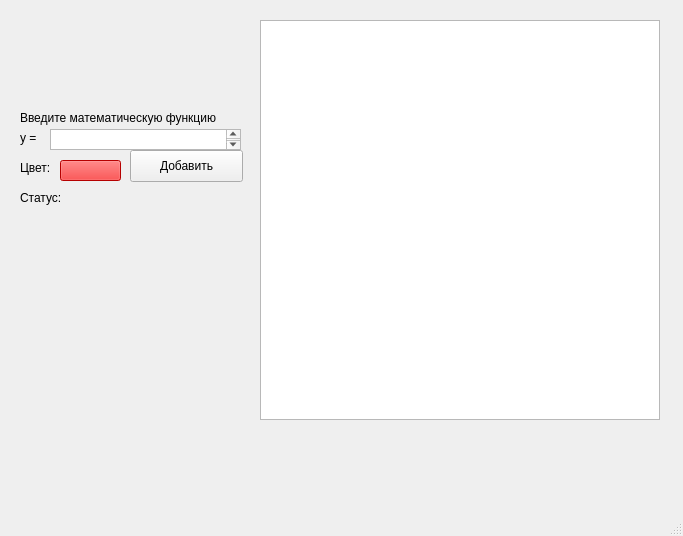
<?xml version="1.0" encoding="UTF-8"?>
<ui version="4.0">
 <class>MainWindow</class>
 <widget class="QMainWindow" name="MainWindow">
  <property name="geometry">
   <rect>
    <x>0</x>
    <y>0</y>
    <width>683</width>
    <height>536</height>
   </rect>
  </property>
  <property name="windowTitle">
   <string>Графический калькулятор</string>
  </property>
  <widget class="QWidget" name="centralwidget">
   <widget class="QTextEdit" name="FunctionInput">
    <property name="geometry">
     <rect>
      <x>50</x>
      <y>129</y>
      <width>191</width>
      <height>21</height>
     </rect>
    </property>
   </widget>
   <widget class="QLabel" name="label">
    <property name="geometry">
     <rect>
      <x>20</x>
      <y>110</y>
      <width>231</width>
      <height>16</height>
     </rect>
    </property>
    <property name="text">
     <string>Введите математическую функцию</string>
    </property>
   </widget>
   <widget class="QLabel" name="FunctionIsCorrect">
    <property name="geometry">
     <rect>
      <x>20</x>
      <y>190</y>
      <width>301</width>
      <height>16</height>
     </rect>
    </property>
    <property name="text">
     <string>Статус: </string>
    </property>
   </widget>
   <widget class="QPushButton" name="AddFuncButton">
    <property name="geometry">
     <rect>
      <x>130</x>
      <y>150</y>
      <width>113</width>
      <height>32</height>
     </rect>
    </property>
    <property name="text">
     <string>Добавить</string>
    </property>
   </widget>
   <widget class="QLabel" name="label_2">
    <property name="geometry">
     <rect>
      <x>20</x>
      <y>130</y>
      <width>21</width>
      <height>16</height>
     </rect>
    </property>
    <property name="text">
     <string>y = </string>
    </property>
   </widget>
   <widget class="QGraphicsView" name="graphicsView">
    <property name="geometry">
     <rect>
      <x>260</x>
      <y>20</y>
      <width>400</width>
      <height>400</height>
     </rect>
    </property>
   </widget>
   <widget class="QLabel" name="label_3">
    <property name="geometry">
     <rect>
      <x>20</x>
      <y>160</y>
      <width>60</width>
      <height>16</height>
     </rect>
    </property>
    <property name="text">
     <string>Цвет:</string>
    </property>
   </widget>
   <widget class="QPushButton" name="ColorSeletButton">
    <property name="geometry">
     <rect>
      <x>60</x>
      <y>160</y>
      <width>61</width>
      <height>21</height>
     </rect>
    </property>
    <property name="styleSheet">
     <string notr="true">background-color: red</string>
    </property>
    <property name="text">
     <string/>
    </property>
   </widget>
  </widget>
  <widget class="QMenuBar" name="menubar">
   <property name="geometry">
    <rect>
     <x>0</x>
     <y>0</y>
     <width>683</width>
     <height>37</height>
    </rect>
   </property>
  </widget>
  <widget class="QStatusBar" name="statusbar"/>
 </widget>
 <resources/>
 <connections/>
</ui>
